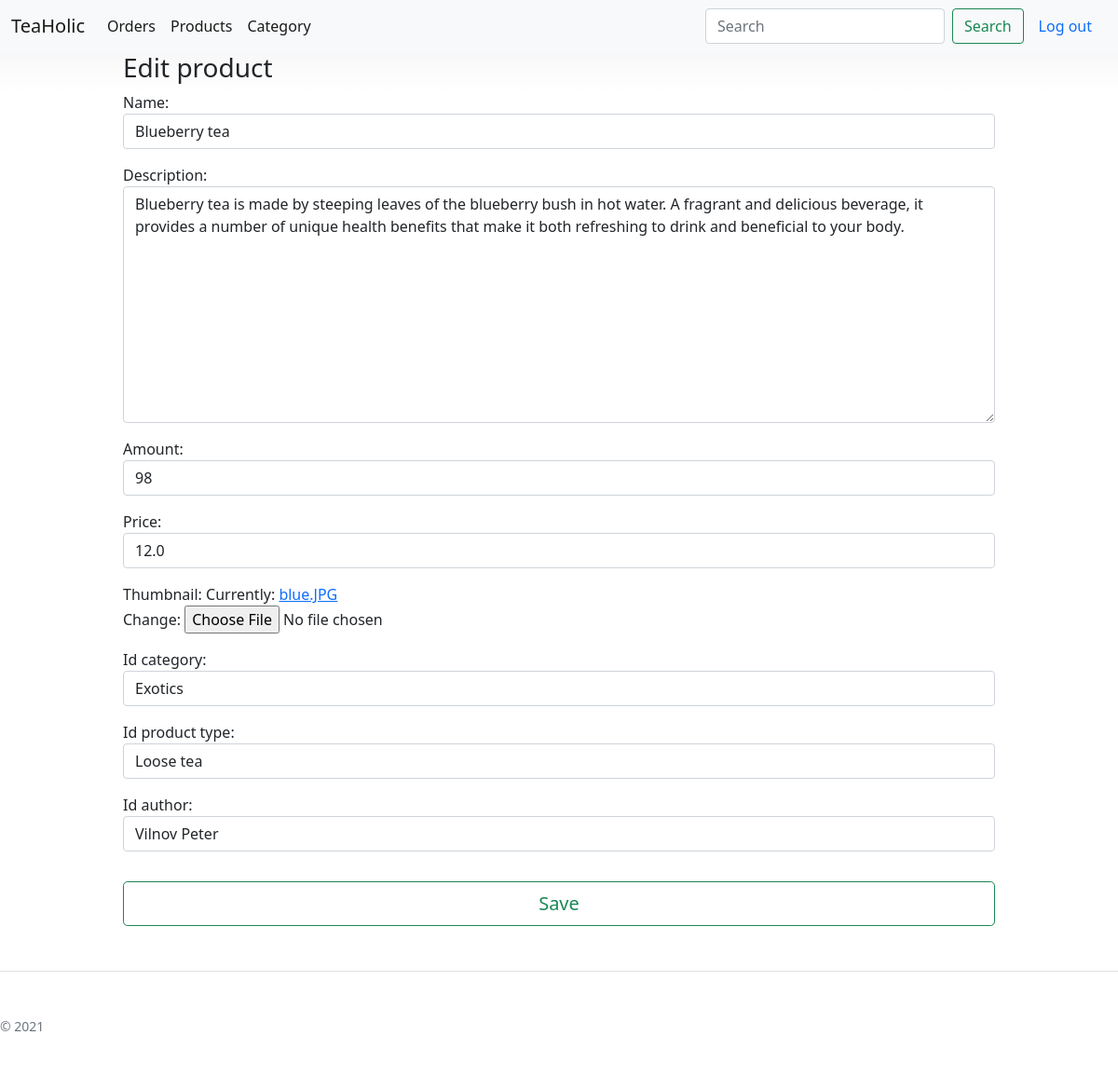
Page /product/5/update (signed in) on the committed database.
### bboard/models.py (models this page shows)
class Product(models.Model):
    name = models.CharField(max_length=255)
    description = models.TextField(max_length=500)
    amount = models.IntegerField()
    price = models.FloatField()
    thumbnail = models.ImageField()
    id_category = models.ForeignKey(Category, on_delete=models.CASCADE)
    id_product_type = models.ForeignKey(ProductType, on_delete=models.CASCADE)
    id_author = models.ForeignKey(Author, on_delete=models.CASCADE)

class Category(models.Model):
    name = models.CharField(max_length=50)
    def __str__(self):
        return self.name

### bboard/views.py (the view, shortened to what this page needs)
# urls.py: path('product/<int:id>/update', views.ProductUpdateView.as_view(), name = 'product_update'),
class ProductUpdateView(IsAdminMixin, View):
    def get(self, request, id):
        product= Product.objects.get(id = id)
        form = ProductForm(instance=product)
        user = get_userprofile(request)
        return render(request, 'bboard/basis/products/update.html', {'form': form, 'user': user, 'id': id})

### bboard/forms.py
class ProductForm(forms.ModelForm):
    class Meta:
        model= Product
        fields = '__all__'
        widgets = {
            'name': forms.TextInput(
                attrs={
                    'class': 'form-control'
                }
            ),
            'description': forms.Textarea(
                attrs={
                    'class': 'form-control'
                }
            ),
            'amount': forms.NumberInput(
                attrs={
                    'class': 'form-control'
                }
            ),
            'price': forms.NumberInput(
                attrs={
                    'class': 'form-control'
                }
            ),
            'id_category': forms.Select(
                attrs={
                    'class': 'form-control'
                }
            ),
            'id_product_type': forms.Select(
                attrs={
                    'class': 'form-control'
                }
            ),
            'id_author': forms.Select(
                attrs={
                    'class': 'form-control'
                }
            )
        }

### bboard/models.py (called while the page is built)
    def __str__(self):
        return self.name

    def __str__(self):
        return self.surname + " " + self.name

### bboard/services/services.py (called while the page is built)
def get_userprofile(request):
    if request.user.is_authenticated:
        user = request.user
        user_profile = UserProfile.objects.get(user=user)
        return user_profile
    else:
        return None

### bboard/views.py (called while the page is built)
    def test_func(self):
        user = get_userprofile(self.request)
        return user.id_type_user_profile.name == 'admin'

### bboard/templates/bboard/basis/products/update.html (shortened to what this page needs)
{% extends "bboard/basis/base.html" %}
{% block content %}
<div class = "container">
<h3> Edit product </h3>
  <form action="{% url 'product_update' id=id %}" method="POST" enctype="multipart/form-data">
{{ form.as_p }}
    <button class="w-100 btn btn-lg btn-outline-success mt-3" type="submit">Save</button>
  </form>
</div>
{% endblock %}

### bboard/static/bboard/css/pricing.css (style rules this page uses)
body { background-image: linear-gradient(180deg, #eee, #fff 100px, #fff); }
.container { max-width: 960px; }

### rows in the picture
Product: name "Blueberry tea", description "Blueberry tea is made by steeping leaves of the blueberry bush in hot water. A fragrant and delicious beverage, it provides a number of unique health benefits that make it both refreshing to drink and beneficial to your body.", amount "98", price "12.0", id_category "Exotics", id_product_type "Loose tea", id_author "Vilnov Peter"
